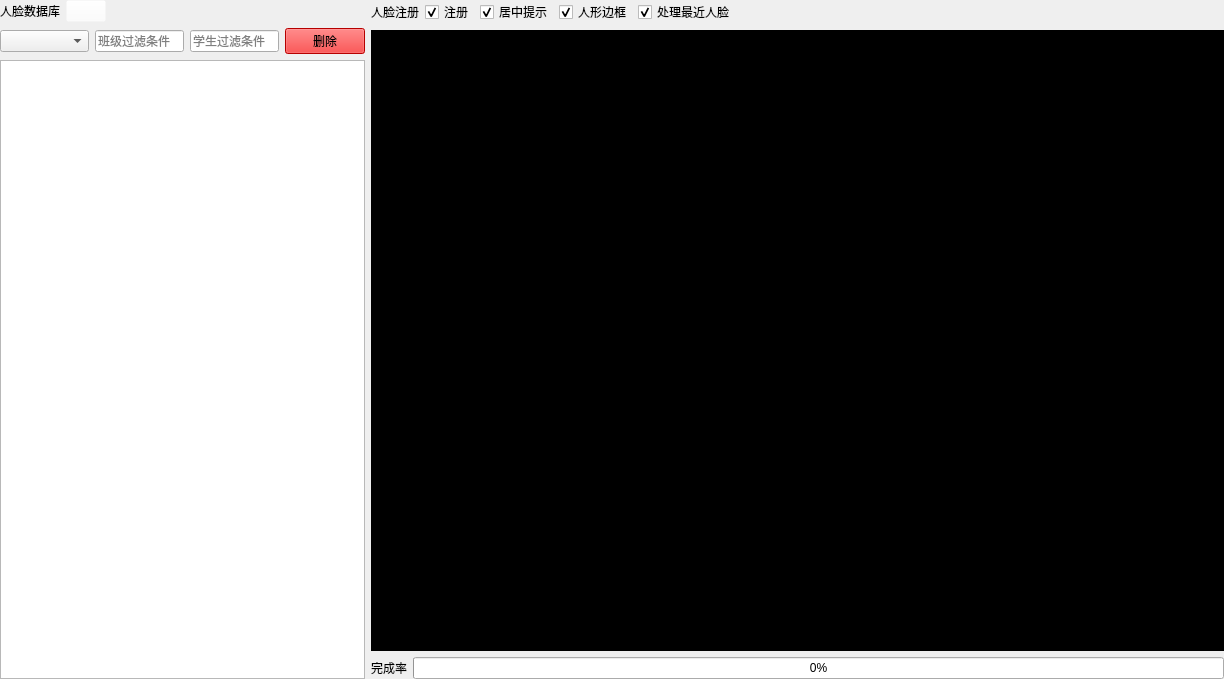
<?xml version="1.0" encoding="UTF-8"?>
<ui version="4.0">
 <class>FaceRegister</class>
 <widget class="QWidget" name="FaceRegister">
  <property name="geometry">
   <rect>
    <x>0</x>
    <y>0</y>
    <width>1224</width>
    <height>679</height>
   </rect>
  </property>
  <property name="windowTitle">
   <string>人脸注册</string>
  </property>
  <layout class="QHBoxLayout" name="horizontalLayout_3" stretch="3,7">
   <property name="leftMargin">
    <number>0</number>
   </property>
   <property name="topMargin">
    <number>0</number>
   </property>
   <property name="rightMargin">
    <number>0</number>
   </property>
   <property name="bottomMargin">
    <number>0</number>
   </property>
   <item>
    <layout class="QVBoxLayout" name="verticalLayout">
     <item>
      <layout class="QHBoxLayout" name="horizontalLayout">
       <item>
        <widget class="QLabel" name="label_14">
         <property name="styleSheet">
          <string notr="true">font: 12pt &quot;华文琥珀&quot;;</string>
         </property>
         <property name="text">
          <string>人脸数据库</string>
         </property>
        </widget>
       </item>
       <item>
        <widget class="QPushButton" name="refresh_face_bank_btn">
         <property name="styleSheet">
          <string notr="true">background-color: rgba(255, 255, 255, 0);</string>
         </property>
         <property name="text">
          <string/>
         </property>
        </widget>
       </item>
       <item>
        <spacer name="horizontalSpacer">
         <property name="orientation">
          <enum>Qt::Horizontal</enum>
         </property>
         <property name="sizeHint" stdset="0">
          <size>
           <width>40</width>
           <height>20</height>
          </size>
         </property>
        </spacer>
       </item>
      </layout>
     </item>
     <item>
      <layout class="QHBoxLayout" name="horizontalLayout_2" stretch="1,1,1,0">
       <item>
        <widget class="QComboBox" name="face_bank_list_cbx">
         <property name="editable">
          <bool>false</bool>
         </property>
        </widget>
       </item>
       <item>
        <widget class="QLineEdit" name="class_list_filter_txt">
         <property name="placeholderText">
          <string>班级过滤条件</string>
         </property>
        </widget>
       </item>
       <item>
        <widget class="QLineEdit" name="student_list_filter_txt">
         <property name="placeholderText">
          <string>学生过滤条件</string>
         </property>
        </widget>
       </item>
       <item>
        <widget class="QPushButton" name="delete_student_btn">
         <property name="styleSheet">
          <string notr="true">background-color: rgb(255, 0, 0);</string>
         </property>
         <property name="text">
          <string>删除</string>
         </property>
         <property name="autoRepeatDelay">
          <number>300</number>
         </property>
        </widget>
       </item>
      </layout>
     </item>
     <item>
      <widget class="QListWidget" name="student_list">
       <property name="flow">
        <enum>QListView::LeftToRight</enum>
       </property>
       <property name="isWrapping" stdset="0">
        <bool>true</bool>
       </property>
       <property name="wordWrap">
        <bool>true</bool>
       </property>
      </widget>
     </item>
    </layout>
   </item>
   <item>
    <layout class="QVBoxLayout" name="verticalLayout_9" stretch="0,1,0">
     <item>
      <layout class="QHBoxLayout" name="horizontalLayout_10">
       <item>
        <widget class="QLabel" name="label_13">
         <property name="styleSheet">
          <string notr="true">font: 12pt &quot;华文琥珀&quot;;</string>
         </property>
         <property name="text">
          <string>人脸注册</string>
         </property>
        </widget>
       </item>
       <item>
        <widget class="QCheckBox" name="is_register_ckb">
         <property name="text">
          <string>注册</string>
         </property>
         <property name="checked">
          <bool>true</bool>
         </property>
        </widget>
       </item>
       <item>
        <widget class="QCheckBox" name="center_tips_text_ckb">
         <property name="text">
          <string>居中提示</string>
         </property>
         <property name="checked">
          <bool>true</bool>
         </property>
        </widget>
       </item>
       <item>
        <widget class="QCheckBox" name="human_boarder_ckb">
         <property name="text">
          <string>人形边框</string>
         </property>
         <property name="checked">
          <bool>true</bool>
         </property>
        </widget>
       </item>
       <item>
        <widget class="QCheckBox" name="biggest_face_ckb">
         <property name="text">
          <string>处理最近人脸</string>
         </property>
         <property name="checked">
          <bool>true</bool>
         </property>
        </widget>
       </item>
       <item>
        <spacer name="horizontalSpacer_6">
         <property name="orientation">
          <enum>Qt::Horizontal</enum>
         </property>
         <property name="sizeHint" stdset="0">
          <size>
           <width>40</width>
           <height>20</height>
          </size>
         </property>
        </spacer>
       </item>
      </layout>
     </item>
     <item>
      <widget class="QLabel" name="video_screen">
       <property name="autoFillBackground">
        <bool>false</bool>
       </property>
       <property name="styleSheet">
        <string notr="true">background-color: rgb(0, 0, 0);</string>
       </property>
       <property name="frameShadow">
        <enum>QFrame::Plain</enum>
       </property>
       <property name="text">
        <string/>
       </property>
      </widget>
     </item>
     <item>
      <layout class="QHBoxLayout" name="horizontalLayout_4">
       <item>
        <widget class="QLabel" name="label">
         <property name="text">
          <string>完成率</string>
         </property>
        </widget>
       </item>
       <item>
        <widget class="QProgressBar" name="register_completeness_pb">
         <property name="maximum">
          <number>30</number>
         </property>
         <property name="value">
          <number>0</number>
         </property>
        </widget>
       </item>
      </layout>
     </item>
    </layout>
   </item>
  </layout>
 </widget>
 <resources/>
 <connections/>
</ui>
